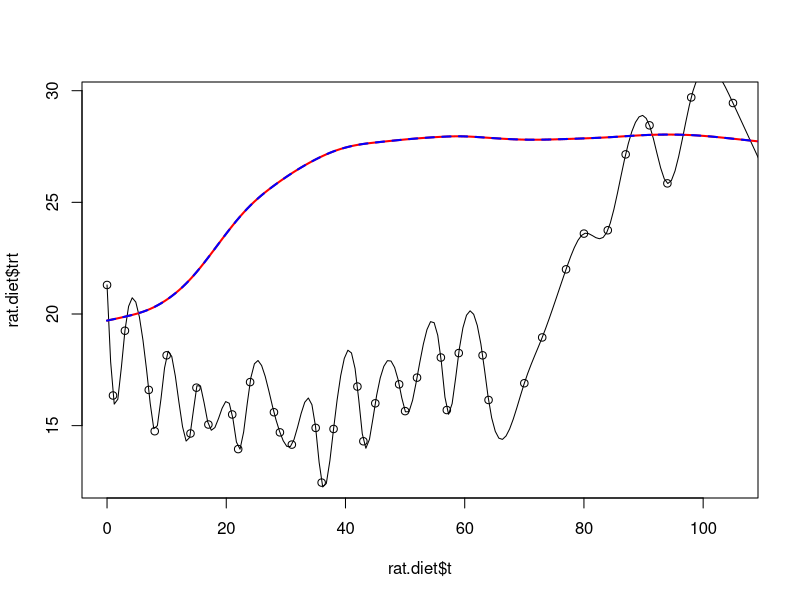

Generate this figure with R:
library(fields)


### Name: splint
### Title: Cubic spline interpolation
### Aliases: splint
### Keywords: smooth

### ** Examples

x<- seq( 0, 120,,200)

# an interpolation
splint(rat.diet$t, rat.diet$trt,x )-> y

plot( rat.diet$t, rat.diet$trt)
lines( x,y)
#( this is weird and not appropriate!)

# the following two smooths should be the same

splint( rat.diet$t, rat.diet$con,x, df= 7)-> y1

# sreg function has more flexibility than splint but will
# be slower for larger data sets. 

sreg( rat.diet$t, rat.diet$con, df= 7)-> obj
predict(obj, x)-> y2 

# in fact predict.sreg interpolates the predicted values using splint!

# the two predicted lines (should) coincide
lines( x,y1, col="red",lwd=2)
lines(x,y2, col="blue", lty=2,lwd=2)
 
